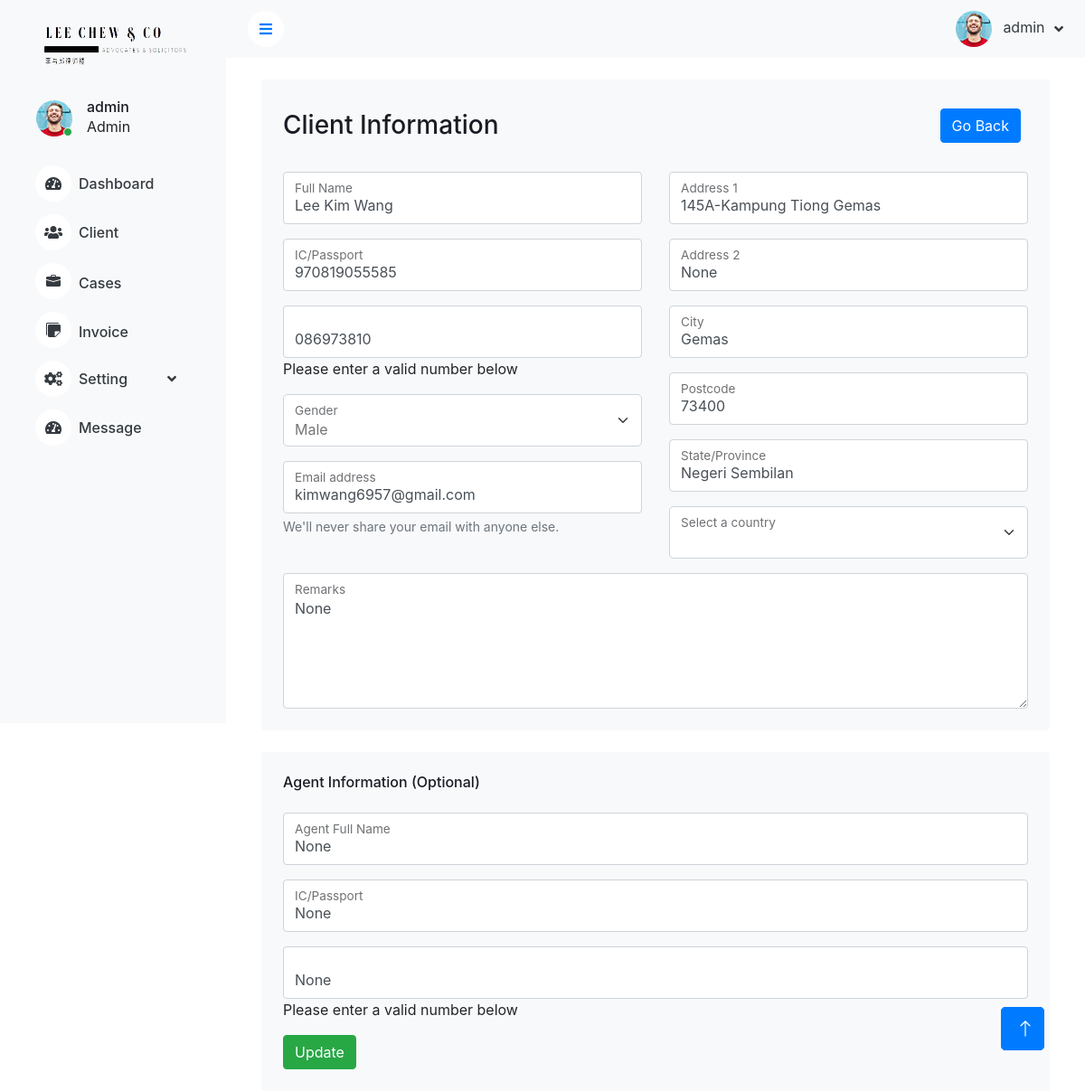
The app's page /update_the_client/1 (signed in), older data.
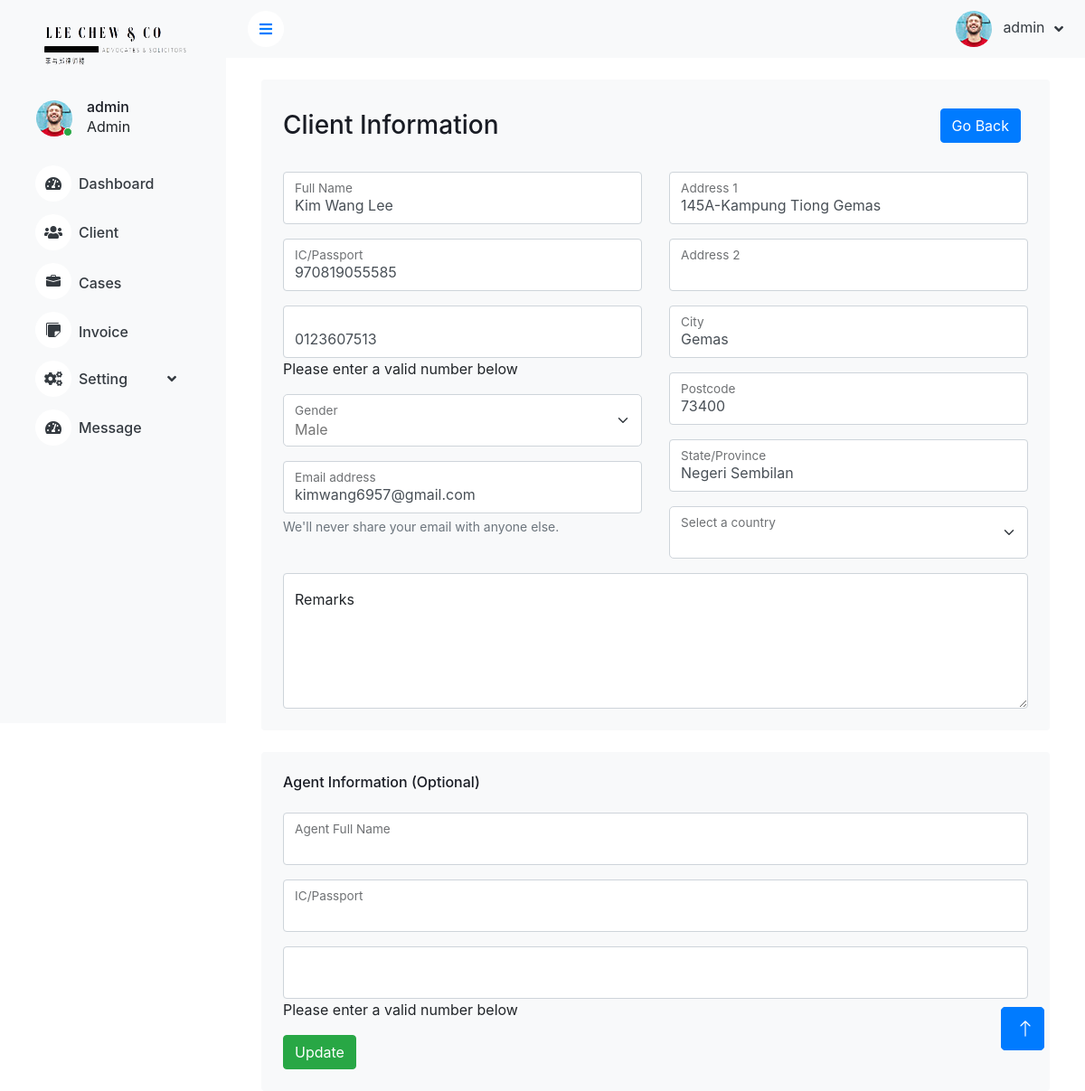
The same page, newer data.
### myadmin/models.py (models this page shows, shortened)
class ClientRecord(models.Model):
    GENDER_CHOICE = [("male", "Male"), ("female", "Female"), ("other", "Other")]
    created_at = models.DateTimeField(auto_now_add=True)
    created_by = models.ForeignKey(User, blank=True, on_delete=models.CASCADE, null=True)
    full_name = models.CharField(max_length=100)
    identity = models.CharField(max_length=50, unique=True)
    gender = models.CharField(max_length=10, choices=GENDER_CHOICE)
    phone_number = models.CharField(max_length=50)
    email = models.EmailField()
    address1 = models.CharField(max_length=200)
    address2 = models.CharField(max_length=200, blank=True)
    city = models.CharField(max_length=100)
    postcode = models.CharField(max_length=20)
    state = models.CharField(max_length=100)
    country = models.CharField(max_length=100)
    remark = models.CharField(max_length=500, blank=True,)
    agent_fullname = models.CharField(max_length=100, blank=True)
    agent_ph = models.CharField(max_length=50, blank=True)
    agent_identity = models.CharField(max_length=50, blank=True)
    latitude = models.FloatField(blank=True)
    longitude = models.FloatField(blank=True)
    uniqueId = models.CharField(null=True, blank=True, max_length=100)
    slug = models.SlugField(max_length=500, unique=True, blank=True, null=True)
    date_created = models.DateTimeField(blank=True, null=True)
    last_updated = models.DateTimeField(blank=True, null=True)

### myadmin/views.py (the view)
# urls.py: path("update_the_client/<int:pk>", views.update_client, name="update_client"),
def update_client(request, pk):
    context = {}
    if request.user.is_authenticated:
        obj = get_object_or_404(ClientRecord, id=pk)
        current_record = ClientRecord.objects.get(id=pk)
        form = AddClientForm(request.POST, instance=obj)
        if form.is_valid():
            city = form.cleaned_data["city"]
            postcode = form.cleaned_data["postcode"]
            state = form.cleaned_data["state"]
            location = f"{city}, {postcode}, {state}"
            geolocator = Nominatim(user_agent="myGeocoder")
            location_info = geolocator.geocode(location)
            print("Location Information: ", location_info )
            print("Latitude : ",location_info.latitude)
            print("Longtitude : ",location_info.longitude)
            if location_info:
                client_record = form.save(commit=False)
                client_record.latitude = location_info.latitude
                client_record.longitude = location_info.longitude
                client_record.save()
            messages.success(request, "Record Has Been Updated!")
            return redirect("view_all_client")
        else:
            print("Form errors:", form.errors)
        context["form"] = form
    else:
        form = AddClientForm()
    return render(
        request,
        "main/client/update_client.html",
        {"context": context, "record": current_record},
    )

### myadmin/templates/main/client/update_client.html (shortened to what the changed rows need)
{% extends "navigation/base.html" %} {% block content %} {% load static %}
<div class="container-fluid pt-4 px-4">
    <form id="customerform" class="customerform" method="POST">
        <div class="col-xl-12 col-xl-12">
            <div class="bg-light rounded h-100 p-4">
                <div class="row g-2" id="formContainer">
                    <div class="col-6">
                        <div class="form-floating mb-3">
                            <input type="text" class="form-control" id="full_name" name="full_name" value="{{record.full_name}}" required>
                            <label for="full_name" class="form-label">Full Name</label>
                        </div>
                        <div class="form-floating mb-3">
                            <input type="text" class="form-control" id="identity" name="identity" value="{{record.identity}}" required>
                            <label for="identity" class="form-label">IC/Passport</label>
                        </div>
                        <div class="form-floating mb-3">
                            <input id="phone" type="tel" class="form-control" name="phone_number" value="{{record.phone_number}}" required>
                            <p id="output">Please enter a valid number below</p>
                        </div>
                        <div class="form-floating mb-3">
                            <select class="form-select" id="gender" name="gender" value="{{record.gender}}" required>
                                        <option value="male">Male</option>
                                    </select>
                            <label for="floatingSelect">Gender</label>
                        </div>
                        <div class="form-floating mb-3">
                            <input type="email" name="email" class="form-control" id="email" value="{{record.email}}" aria-describedby="emailHelp">
                            <label for="email" class="form-label">Email address</label>
                            <div id="email" class="form-text">We'll never share your email with anyone else.
                            </div>
                        </div>
                    </div>
                    <div class="col-6">
                        <div class="form-floating mb-3">
                            <input type="text" class="form-control" id="address1" name="address1" value="{{record.address1}}" required>
                            <label for="address1" class="form-label" required>Address 1</label>
                        </div>
                        <div class="form-floating mb-3">
                            <input type="text" class="form-control" id="address2" name="address2" value="{{record.address2}}">
                            <label for="address2" class="form-label">Address 2</label>
                        </div>
                        <div class="form-floating mb-3">
                            <input type="text" class="form-control" id="customerCity" name="city" value="{{record.city}}">
                            <label for="city" class="form-label">City</label>
                        </div>
                        <div class="form-floating mb-3">
                            <input type="text" class="form-control" id="customerPostcode" name="postcode" value="{{record.postcode}}" onkeyup="autocompleteState(this.value)">
                            <label for="customerPostcode" class="form-label">Postcode</label>
                        </div>
                        <div class="form-floating mb-3">
                            <input type="text" class="form-control" id="customerState" name="state" value="{{record.state}}">
                            <label for="customerState" class="form-label">State/Province</label>
                        </div>
                    </div>
                </div>
                <div class="form-floating">
                    <textarea class="form-control" placeholder="Leave a comment here" id="floatingTextarea" style="height: 150px;" name="remark">{{record.remark}}</textarea>
                    <label for="floatingTextarea">Remarks</label>
                </div>
            </div>
        </div>
        <br>
        <div class="col-sm-12 col-xl-12">
            <div class="bg-light rounded h-100 p-4">
                <div class="form-floating mb-3">
                    <input type="text" name="agent_fullname" class="form-control" id="agent_fullname" value="{{record.agent_fullname}}">
                    <label for="ECFullname" class="form-label">Agent Full Name</label>
                </div>
                <div class="form-floating mb-3">
                    <input type="text" name="agent_identity" class="form-control" id="agent_identity" value="{{record.agent_identity}}">
                    <label for="ECFullname" class="form-label">IC/Passport</label>
                </div>
                <div class="form-floating mb-3">
                    <input id="ecphone" type="tel" class="form-control" name="agent_ph" value="{{record.agent_ph}}">
                    <p id="output1">Please enter a valid number below</p>
                </div>
                <br>
            </div>
        </div>
    </form>
</div>
</body>
</html>
{%endblock%}

Row changes from the older to the newer data that the page shows:
changed ClientRecord "Male": full_name "Lee Kim Wang" → "Kim Wang Lee"; phone_number "086973810" → "0123607513"; address2 "None" → (not shown); remark "None" → (not shown); agent_fullname "None" → (not shown); agent_identity "None" → (not shown); agent_ph "None" → (not shown)
